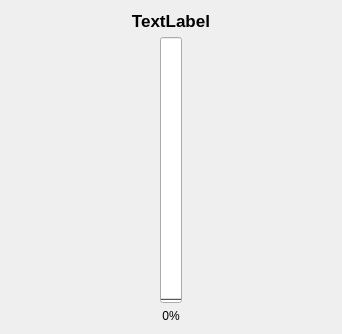
<?xml version="1.0" encoding="UTF-8"?>
<ui version="4.0">
 <class>ProgressWidget</class>
 <widget class="QWidget" name="ProgressWidget">
  <property name="geometry">
   <rect>
    <x>0</x>
    <y>0</y>
    <width>342</width>
    <height>334</height>
   </rect>
  </property>
  <property name="sizePolicy">
   <sizepolicy hsizetype="Preferred" vsizetype="Expanding">
    <horstretch>0</horstretch>
    <verstretch>1</verstretch>
   </sizepolicy>
  </property>
  <property name="windowTitle">
   <string>Form</string>
  </property>
  <layout class="QVBoxLayout" name="verticalLayout" stretch="0,0,0">
   <item>
    <widget class="QLabel" name="label">
     <property name="font">
      <font>
       <pointsize>13</pointsize>
       <weight>75</weight>
       <bold>true</bold>
      </font>
     </property>
     <property name="text">
      <string>TextLabel</string>
     </property>
     <property name="alignment">
      <set>Qt::AlignCenter</set>
     </property>
    </widget>
   </item>
   <item>
    <layout class="QHBoxLayout" name="horizontalLayout">
     <item>
      <widget class="QProgressBar" name="progressBar">
       <property name="value">
        <number>0</number>
       </property>
       <property name="orientation">
        <enum>Qt::Vertical</enum>
       </property>
      </widget>
     </item>
    </layout>
   </item>
   <item>
    <widget class="QLabel" name="label_2">
     <property name="text">
      <string>0%</string>
     </property>
     <property name="alignment">
      <set>Qt::AlignCenter</set>
     </property>
    </widget>
   </item>
  </layout>
 </widget>
 <resources/>
 <connections/>
</ui>
